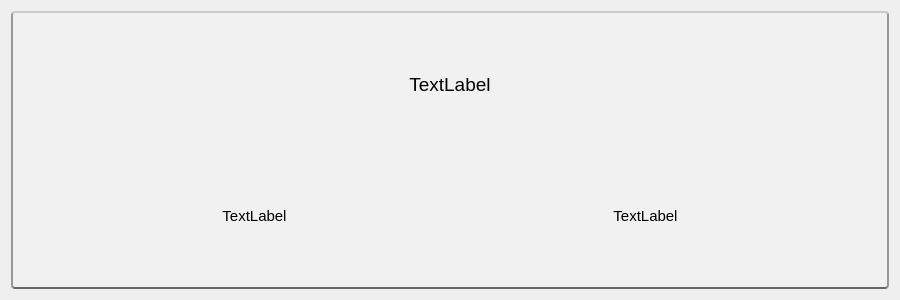
<?xml version="1.0" encoding="UTF-8"?>
<ui version="4.0">
 <class>UMove</class>
 <widget class="QWidget" name="UMove">
  <property name="geometry">
   <rect>
    <x>0</x>
    <y>0</y>
    <width>900</width>
    <height>300</height>
   </rect>
  </property>
  <property name="windowTitle">
   <string>Form</string>
  </property>
  <property name="styleSheet">
   <string notr="true">QFrame#normal {
    background: #A8A878;
}
QFrame#fighting {
    background: #C03028;
}
QFrame#flying {
    background: #A890F0;
}
QFrame#poison{
    background: #A040A0;
}
QFrame#ground {
    background: #E0C068;
}
QFrame#rock {
    background: #B8A038;
}
QFrame#bug {
    background: #A8B820;
}
QFrame#ghost {
    background: #705898;
}
QFrame#steel {
    background: #B8B8D0;
}
QFrame#fire {
    background: #F08030;
}
QFrame#water {
    background: #6890F0;
}
QFrame#grass {
    background: #78C850;
}
QFrame#electric {
    background: #F8D030;
}
QFrame#psychic {
    background: #F85888;
}
QFrame#ice {
    background: #98D8D8;
}
QFrame#dragon {
    background: #7038F8;
}
QFrame#dark {
    background: #705848;
}
QFrame {
    background: #f1f1f1;
    border-top-color: #cccccc;
    border-left-color: #999999;
    border-right-color: #999999;
    border-bottom-color: #666666;
    border-width: 2px;
    border-style: solid;
    border-radius: 4px
}</string>
  </property>
  <layout class="QHBoxLayout" name="horizontalLayout_2">
   <item>
    <widget class="QFrame" name="bg">
     <property name="styleSheet">
      <string notr="true"/>
     </property>
     <property name="frameShape">
      <enum>QFrame::StyledPanel</enum>
     </property>
     <property name="frameShadow">
      <enum>QFrame::Raised</enum>
     </property>
     <layout class="QVBoxLayout" name="verticalLayout">
      <item>
       <layout class="QHBoxLayout" name="horizontalLayout">
        <item>
         <spacer name="horizontalSpacer_3">
          <property name="orientation">
           <enum>Qt::Horizontal</enum>
          </property>
          <property name="sizeType">
           <enum>QSizePolicy::Fixed</enum>
          </property>
          <property name="sizeHint" stdset="0">
           <size>
            <width>80</width>
            <height>20</height>
           </size>
          </property>
         </spacer>
        </item>
        <item>
         <widget class="QLabel" name="moveName">
          <property name="font">
           <font>
            <pointsize>14</pointsize>
           </font>
          </property>
          <property name="styleSheet">
           <string notr="true">background: #f1f1f1;
border-width: 0px;</string>
          </property>
          <property name="text">
           <string>TextLabel</string>
          </property>
          <property name="alignment">
           <set>Qt::AlignCenter</set>
          </property>
         </widget>
        </item>
        <item>
         <spacer name="horizontalSpacer_4">
          <property name="orientation">
           <enum>Qt::Horizontal</enum>
          </property>
          <property name="sizeType">
           <enum>QSizePolicy::Fixed</enum>
          </property>
          <property name="sizeHint" stdset="0">
           <size>
            <width>80</width>
            <height>20</height>
           </size>
          </property>
         </spacer>
        </item>
       </layout>
      </item>
      <item>
       <layout class="QHBoxLayout" name="horizontalLayout_3">
        <item>
         <spacer name="horizontalSpacer">
          <property name="orientation">
           <enum>Qt::Horizontal</enum>
          </property>
          <property name="sizeType">
           <enum>QSizePolicy::Preferred</enum>
          </property>
          <property name="sizeHint" stdset="0">
           <size>
            <width>40</width>
            <height>20</height>
           </size>
          </property>
         </spacer>
        </item>
        <item>
         <widget class="QLabel" name="power">
          <property name="font">
           <font>
            <pointsize>11</pointsize>
           </font>
          </property>
          <property name="styleSheet">
           <string notr="true">background: #f1f1f1;
border-width: 0px;
</string>
          </property>
          <property name="text">
           <string>TextLabel</string>
          </property>
          <property name="alignment">
           <set>Qt::AlignCenter</set>
          </property>
         </widget>
        </item>
        <item>
         <widget class="QLabel" name="acc">
          <property name="font">
           <font>
            <pointsize>11</pointsize>
           </font>
          </property>
          <property name="styleSheet">
           <string notr="true">background: #f1f1f1;
border-width: 0px;</string>
          </property>
          <property name="text">
           <string>TextLabel</string>
          </property>
          <property name="alignment">
           <set>Qt::AlignCenter</set>
          </property>
         </widget>
        </item>
        <item>
         <spacer name="horizontalSpacer_2">
          <property name="orientation">
           <enum>Qt::Horizontal</enum>
          </property>
          <property name="sizeType">
           <enum>QSizePolicy::Preferred</enum>
          </property>
          <property name="sizeHint" stdset="0">
           <size>
            <width>40</width>
            <height>20</height>
           </size>
          </property>
         </spacer>
        </item>
       </layout>
      </item>
     </layout>
    </widget>
   </item>
  </layout>
 </widget>
 <resources/>
 <connections/>
</ui>
